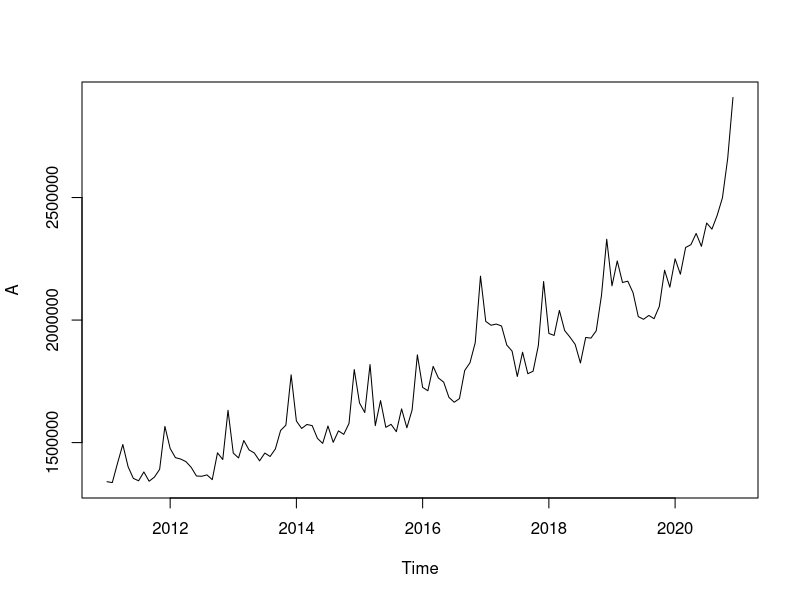
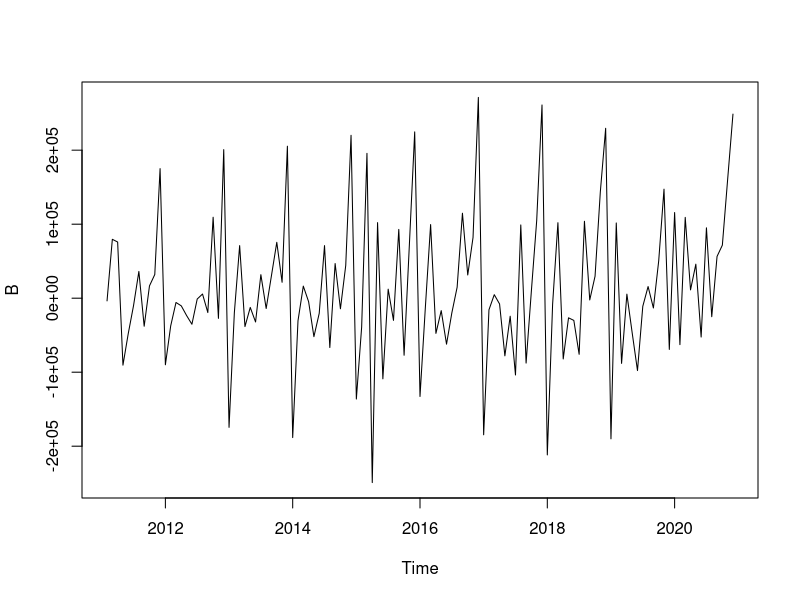
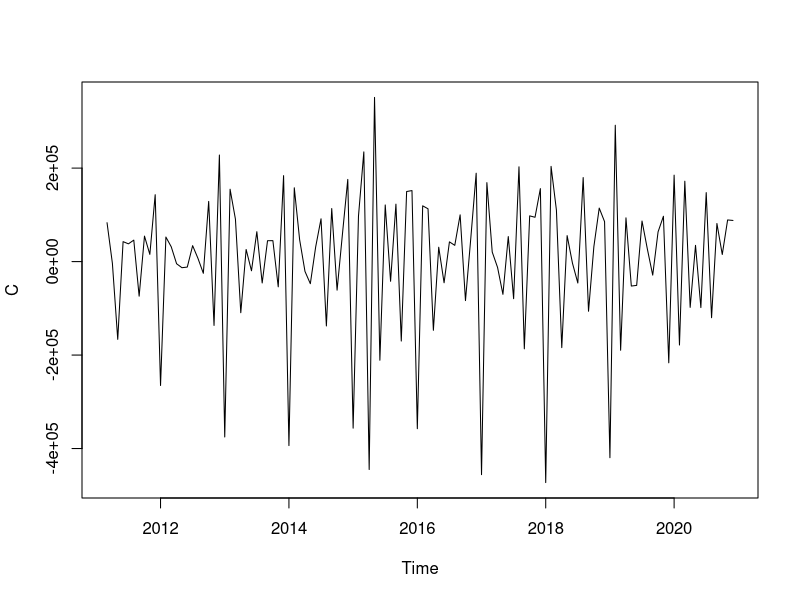
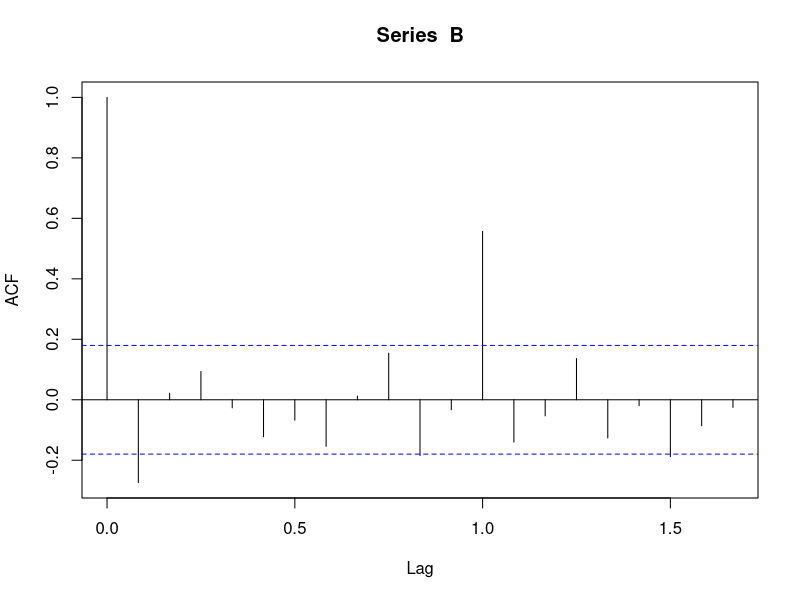
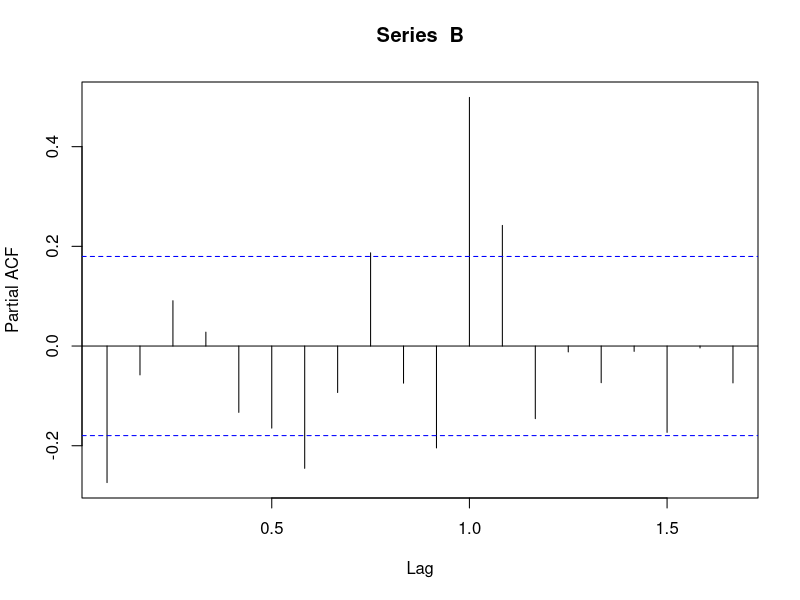
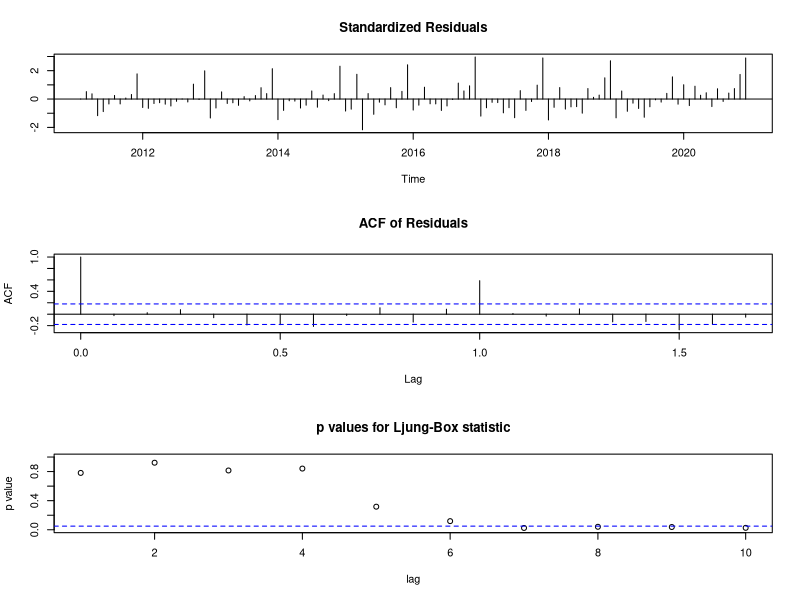
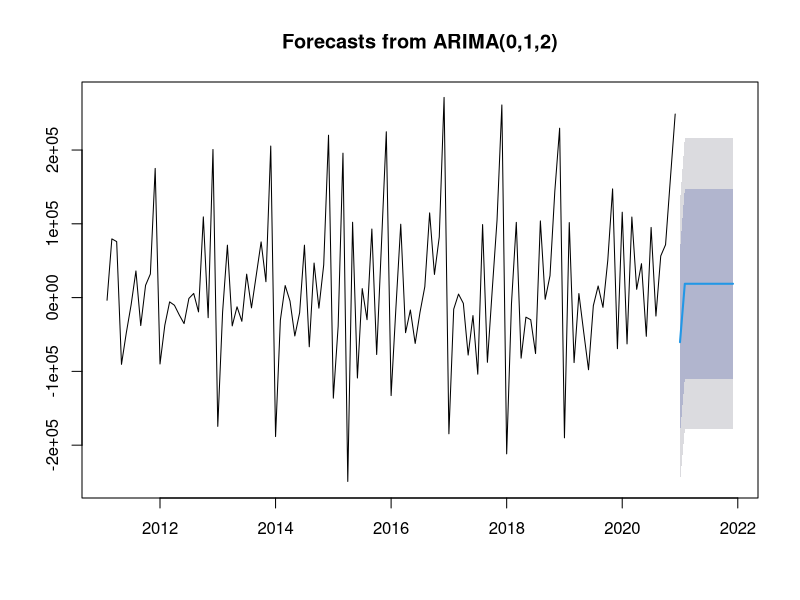

Reproduce these figures in R, in order. (Note: this script raises an error after producing the figures.)
rm(list=ls())
a = c(1340435.04, 1336807.39, 1416379.04, 1492278.87, 1401790.42, 1353982.61, 1344152.29, 1380266.48, 1342358.03, 1358967.97, 1390961.08, 1566046.44, 1476068.83, 1438616.76, 1432834.61, 1422438.72, 1398955.5, 1363730.71, 1362604.36, 1368236.75, 1348838.34, 1458211.89, 1430962.37, 1631717.16, 1457179.98, 1437459.95, 1508513.31, 1470133.64, 1457653.74, 1425507.77, 1457282.93, 1443338.14, 1474048.92, 1549536.22, 1571034.8, 1776413.12, 1588076.3, 1557627.71, 1573957.6, 1569240.7, 1517240.24, 1496742.06, 1567795.42, 1501114.64, 1547922.93, 1533609.48, 1577889.36, 1797978.87, 1661692.84, 1622701.06, 1818420.42, 1569240.7, 1671335.16, 1562346.08, 1574525.32, 1544559.65, 1637495.61,1560385.57, 1633210, 1857941.79, 1725128.38, 1711623.51, 1811090.48, 1763533.17, 1746717.85, 1684583.12, 1664658.29, 1679477.28, 1794287.84, 1825664.51, 1907863.84, 2179174.28, 1994577.62, 1978886.94, 1983633.07, 1975812.32, 1897917.15, 1873544, 1769750.47, 1868735.07, 1781046.41, 1791194.52, 1896156.51, 2157229.65, 1945444.2, 1937337.46, 2039324.37, 1957219.31, 1930695.53, 1900671.87, 1824826.08, 1928744.27, 1926382.16, 1956009.42, 2100129.91, 2329706.58, 2139666.39, 2241313.48, 2153220.11, 2158698.81, 2111848.42, 2014073.95, 2003090.93, 2018840.38, 2005600.83, 2055946.55, 2203274.21, 2134035.86, 2249769.69, 2186983.4, 2296174.39, 2307392.55, 2353337.05, 2300831.63, 2395917.03, 2370886.01, 2427329.31, 2498977.64, 2659710.45, 2908462.4)
length(a)
A<-ts(a,frequency=12,start=c(2011))
A
plot.ts(A)
library(tseries)
library(ggplot2)#time series
library(lmtest)#time series
library(forecast)#time series
adf.test(A,alternative="stationary")

B<-diff(A)
B

library("writexl")
df = data.frame(name = c(B))
print (df)
w = write_xlsx(df,"C:\\Users\\Boluwatife Deborah\\Documents\\ring.xlsx")
w
adf.test(B,alternative="stationary")
plot(B)
C<-diff(B)
C

bf = data.frame(name = c(C))
print (bf)
t = write_xlsx(bf,"C:\\Users\\Boluwatife Deborah\\Documents\\cry.xlsx")
t

dwtest(lm(A~c(1:120)))

adf.test(C,alternative="stationary")
plot(C)


acf(B)
pacf(B)
auto.arima(C,d=2,seasonal= TRUE)

arima(B,order=c(2,1,0))
arima(B,order=c(2,1,1))
arima(B,order=c(2,1,2))
fit<-arima(B,order=c(2,1,0))
mean(B)
fit

fit<-auto.arima(B,d=1,seasonal=FALSE)
tsdiag(fit)

coeftest(fit)
Box.test(fit$residuals,lag=1,type="Box-Pierce")

##Ho:there is no autocorrelation among the residuals of the fitted model
##H1:Not Ho
###to run the Ljungbox statistic
residuals<-resid(fit)
Box.test(residuals,type="Ljung-Box")


fcast<-forecast(fit,h=12)
fcast
plot(fcast)
write.csv(fcast,"five years.csv")


cf = data.frame(name = c(fcast))
print (cf)
q = write_xlsx(cf,"C:\\Users\\Boluwatife Deborah\\Documents\\burn.xlsx")
q

getwd()
